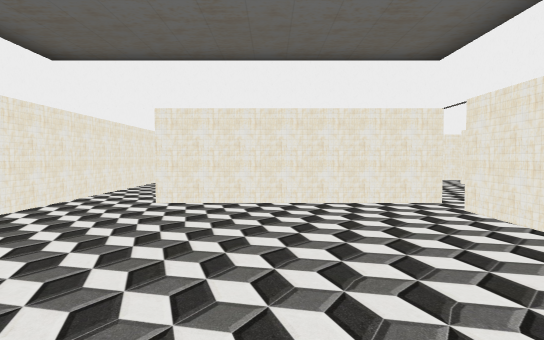
View 1 (above)

22 first-person views from a walk through a 3-D level made in the Unity game engine. The camera is 1.5 m above the floor, tilts 2° down and sees 80° across. The floor is counted in squares, 2 m on a side. Each view is taken from the middle of a square. On the plan, view 1 faces up. The plan holds only what a view shows up to about 11 squares ahead; the rest is blank. The place goes on beyond the plan. The player character is not drawn. Door leaves are left out, so doorways stand open.

View 2
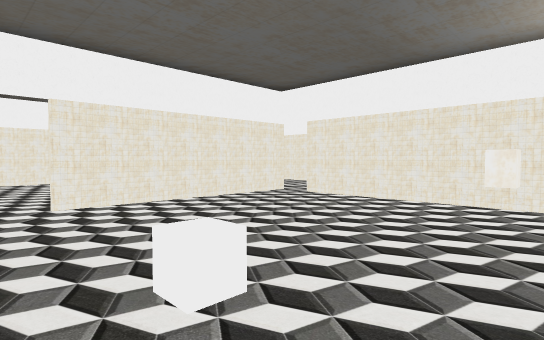

View 3
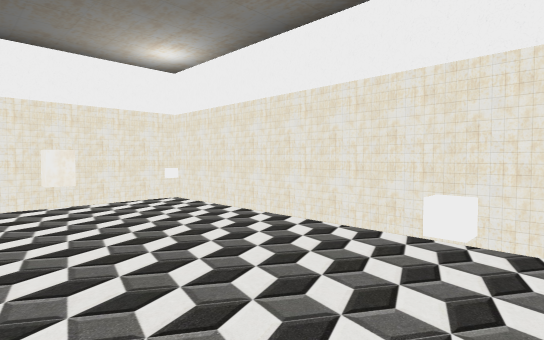

View 4
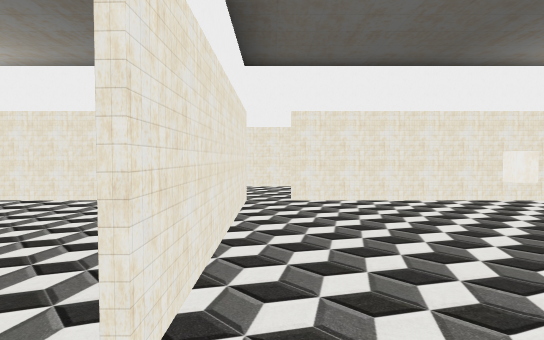

View 5
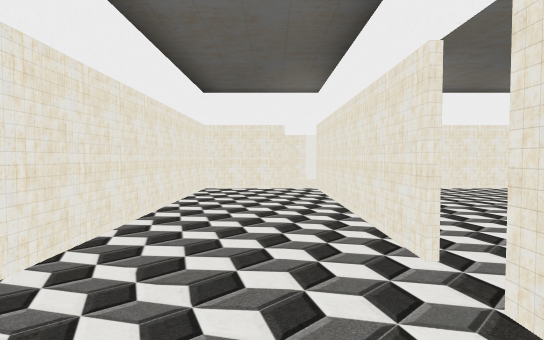

View 6
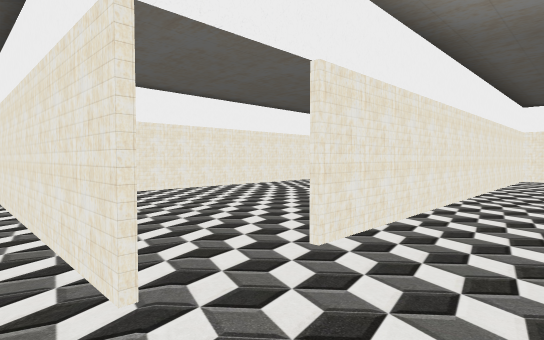

View 7
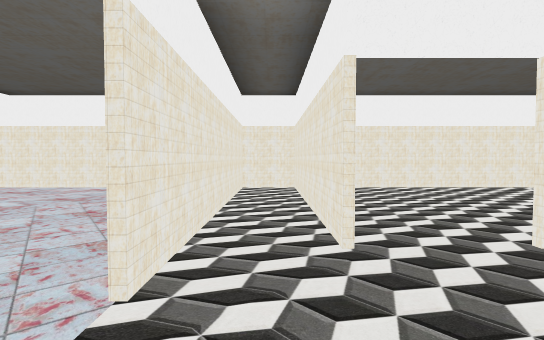

View 8
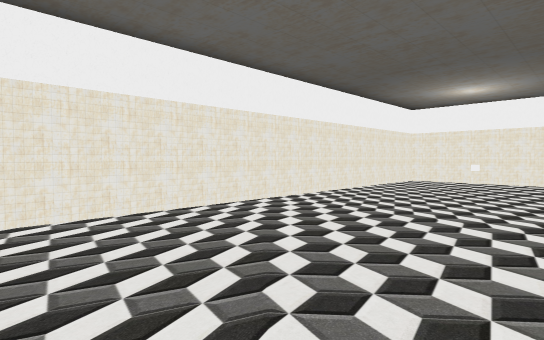

View 9
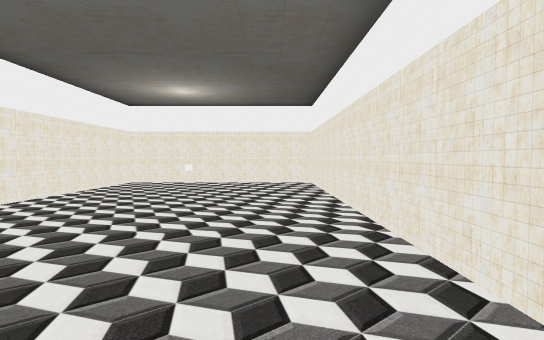

View 10
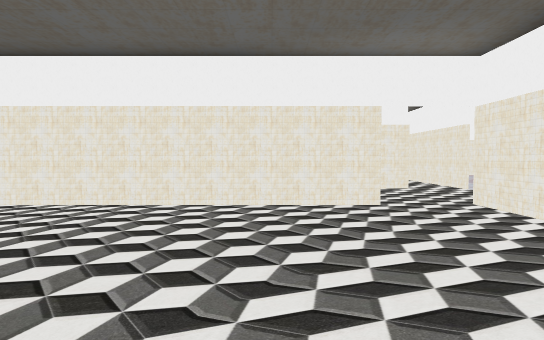

View 11
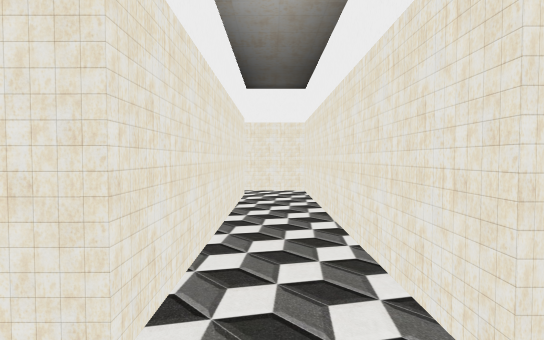

View 12
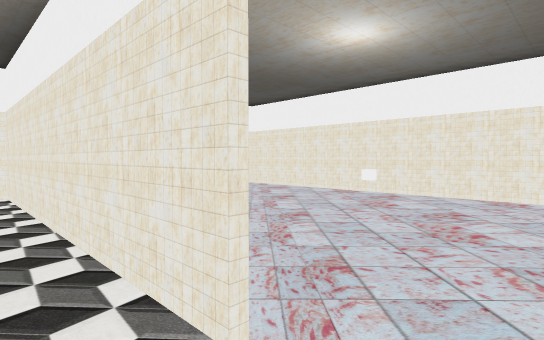

View 13
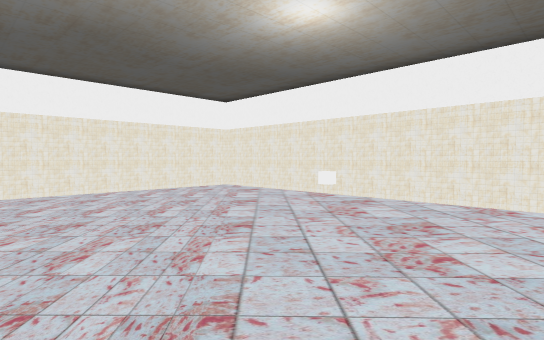

View 14
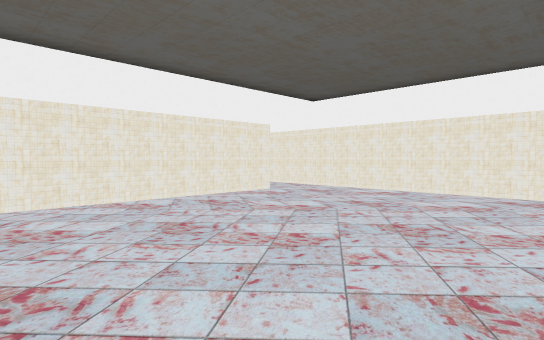

View 15
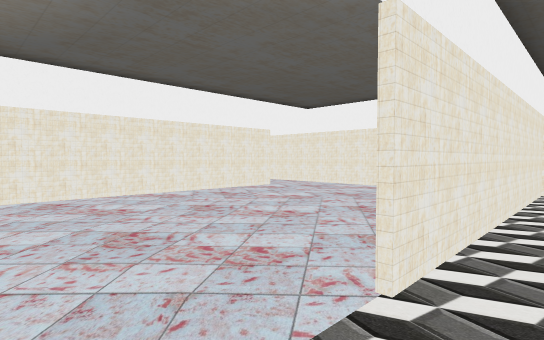

View 16
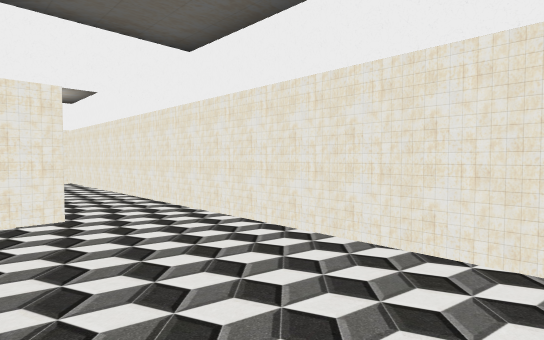

View 17
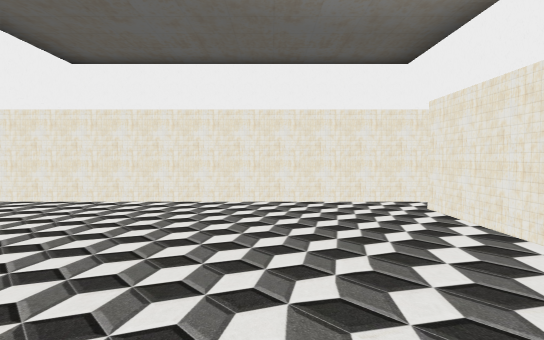

View 18
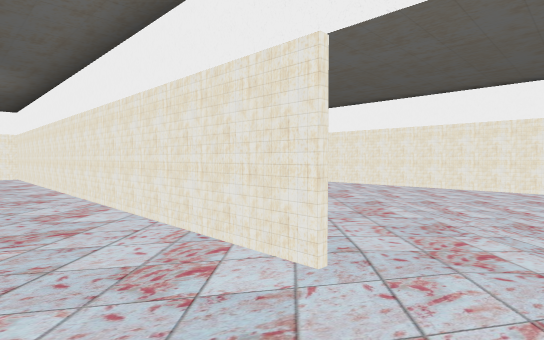

View 19
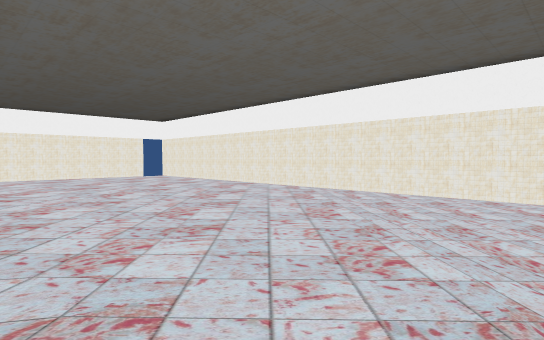

View 20
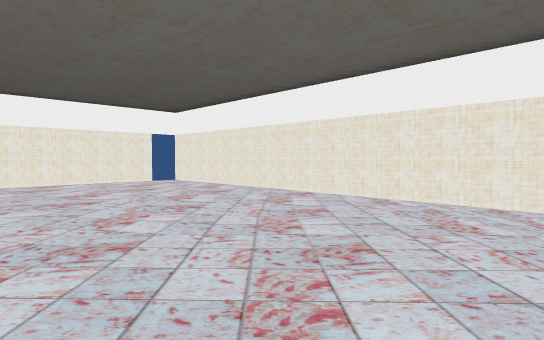

View 21
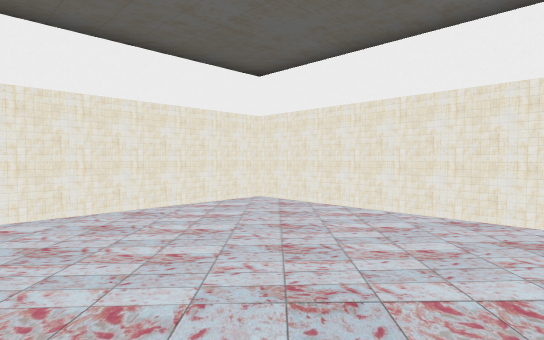

View 22
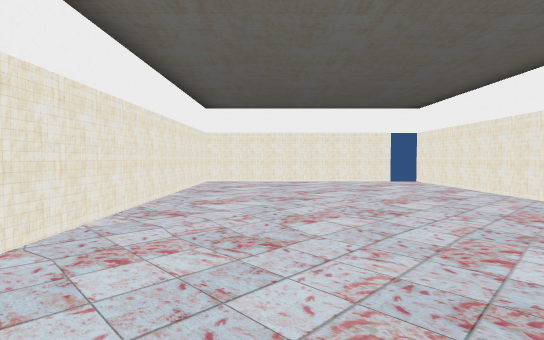

### Floor plan
Points are (right, up) in squares from view 1. A wall is a line through its corners. A room is listed if a view was taken in it or the views show most of it. See-through windows are left out.
Room 1 (views 1, 2, 3, 4)
walls: (-3.6, 5.6) (-3.6, -1.1) (2.8, -1.1) (2.8, 4.8); (3, 5.5) (-2, 5.5)
ways out: opening at (3, 5) to room 2; opening at (-2.5, 6) to room 6
objects: white cube (-3, 1); other object (2, 1)
Room 2 (view 5)
walls: (2.9, 4.8) (2.9, -1.2); (3.6, -1.1) (6, -1.1); (5.7, -1.2) (5.7, 9.9); (7.1, 11.3) (5.6, 11.3)
ways out: opening at (3, 5) to room 1; opening at (4.5, 11) to room 3; opening at (6, 10) to room 4; open door at (3.5, -1)
Room 3 (views 6, 7, 11, 12, 15)
walls: (3.1, 12.8) (-3.6, 12.8); (5.6, 11.4) (11.4, 11.4) (11.4, 12.9); (-2.7, 11.4) (2.9, 11.4) (2.9, 10.6); (11.5, 12.8) (4.6, 12.8); (-3.6, 13.1) (-3.6, 10.6)
ways out: opening at (4.5, 11) to room 2; opening at (4, 13) to room 5; opening at (-3, 11) to room 6
Room 4 (views 8, 9, 10)
walls: (5.8, 9.9) (5.8, -1.2); (6, -1.1) (11.4, -1.1) (11.4, 9.9)
ways out: opening at (6, 10) to room 2
objects: other object (9, 1)
Room 5 (views 13, 14, 18)
walls: (9.8, 18.8) (-3.6, 18.8); (11.4, 12.9) (11.4, 18.6); (-3.6, 19) (-3.6, 13.1)
ways out: opening at (4, 13) to room 3; opening at (10.5, 19) to room 7
objects: white cube (2, 16)
Room 6 (views 16, 17)
walls: (-2, 5.6) (-1.4, 5.6); (-0.7, 11.3) (-2.9, 11.3); (-3.6, 10.6) (-3.6, 5.6); (2.8, 8) (2.8, 9.9)
ways out: opening at (-2.5, 6) to room 1; opening at (-3, 11) to room 3
Room 7 (views 19, 20, 21, 22)
walls: (11.4, 18.6) (11.4, 25.8) (-3.7, 25.8); (-3.6, 25) (-3.6, 19); (-3.6, 18.9) (4.5, 18.9)
ways out: opening at (10.5, 19) to room 5; gap at (-4, 25)

Positions as (right, up) in squares from view 1, and headings:
1: (0, 0), facing up
2: (-3, 0), facing up-right
3: (-3, 2), facing down-right
4: (-3, 5), facing right
5: (4, 7), facing down
6: (4, 12), facing down-right
7: (3, 12), facing right
8: (7, 10), facing down-right
9: (7, 9), facing down
10: (11, 8), facing left
11: (4, 12), facing left
12: (4, 12), facing up-left
13: (4, 13), facing up-left
14: (4, 13), facing up-right
15: (3, 12), facing up-right
16: (-1, 10), facing down-left
17: (2, 9), facing left
18: (11, 17), facing up-left
19: (10, 19), facing up-left
20: (7, 20), facing up-left
21: (7, 21), facing up-right
22: (7, 21), facing left
